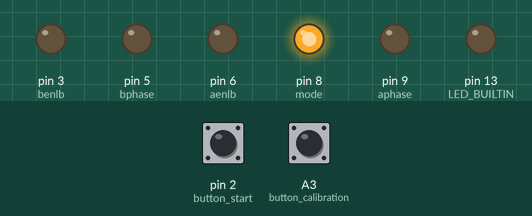
A sketch run on a simulated Arduino Uno, built with avr-gcc and run on an emulated ATmega328P. Shown: output pins drawn as LEDs (lit = HIGH). The test bench sets the inputs (shaded band); at power-on: A3 (button_calibration) LOW, pin 2 (button_start) LOW.

Above: at 1.3 s.
1.4 s: A3 (button_calibration) pulled HIGH for 0.15 s
At 2.6 s:
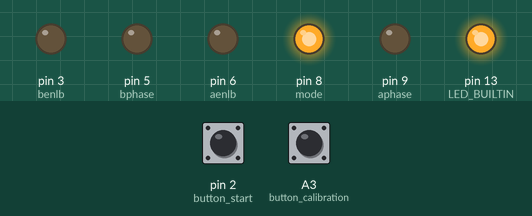
Timing chart, 0 to 12.9 s (numbered marks = the images above; inputs shaded):
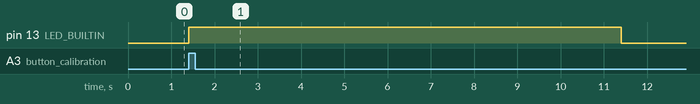

The sketch:

basic__pid_lfr.ino
```cpp
#include <QTRSensors.h>


int aphase = 9;
int aenlb = 6;
int bphase = 5;
int benlb = 3;
int mode = 8;

int P;
int I;
int D;

float Kp = 0.07;
float Ki = 0;
float Kd = 0.7;

int lastError = 0;
boolean onoff = false;

int button_calibration = A3;
int button_start = 2;

QTRSensors qtr;

const uint8_t SensorCount = 8;
uint16_t sensorValues[SensorCount];

void setup() {
  // put your setup code here, to run once:
  qtr.setTypeRC();
  qtr.setSensorPins((const uint8_t[]){10, 11, 12, A0, A1, A2, A4, A5}, SensorCount);
  qtr.setEmitterPin(7);

  pinMode(aphase, OUTPUT);
  pinMode(aenlb, OUTPUT);
  pinMode(bphase, OUTPUT);
  pinMode(benlb, OUTPUT);
  pinMode(mode, OUTPUT);

  pinMode(button_calibration, INPUT);
  pinMode(button_start, INPUT);

  digitalWrite(mode, HIGH);
  delay (500);
  pinMode(LED_BUILTIN, OUTPUT);


  boolean Ok = false;
  while (Ok == false) { // the main function won't start until the robot is calibrated
    if(digitalRead(button_calibration) == HIGH) {
      calibration(); //calibrate the robot for 10 seconds
      Ok = true;
    }
  }
  forward_movement(0, 0); //stop the motors
}
void calibration() {
  digitalWrite(LED_BUILTIN, HIGH);
  for (uint16_t i = 0; i < 400; i++)
  {
    qtr.calibrate();
  }
  digitalWrite(LED_BUILTIN, LOW);
}


void loop() {
  if(digitalRead(button_start) == HIGH) {
    onoff =! onoff;
    if(onoff = true) {
      delay(1000);//a delay when the robot starts
    }
    else {
      delay(50);
    }
  }
  if (onoff == true) {
    PID_control();
  }
  else {
    forward_movement(0,0); //stop the motors
  }
}

void PID_control() {
  uint16_t positionLine = qtr.readLineBlack(sensorValues);
  int error = 3500 - positionLine;

  P = error;
  I = error + I;
  D = error - lastError;
  lastError = error;

  int motorSpeedChange = P*Kp + I*Ki + D*Kd;

  int motorSpeedA = 50 + motorSpeedChange;
  int motorSpeedB = 80 - motorSpeedChange;

  if (motorSpeedA > 100) {
    motorSpeedA = 100;
  }
  if (motorSpeedB > 100) {
    motorSpeedB = 100;
  }
  if (motorSpeedA < -75) {
    motorSpeedA = -75;
  }
  if (motorSpeedB < -75) {
    motorSpeedB = -75;
  }
  forward_movement(motorSpeedA, motorSpeedB);
}

void forward_movement(int speedA, int speedB) {
  if (speedA < 0) {
    speedA = 0 - speedA;
    digitalWrite(aphase, LOW);
    analogWrite(aenlb, speedA);
  }
  else {
    analogWrite(aphase, speedA);
    digitalWrite(aenlb, LOW);

  }
  if (speedB < 0) {
    speedB = 0 - speedB;
   digitalWrite(bphase, LOW);
    analogWrite(benlb, speedB);
  }
  else {
    analogWrite(bphase, speedB);
    digitalWrite(benlb, LOW);

  }

}
```

Measured:
- after the input at 1.4 s, pin 13 (LED_BUILTIN): LOW → HIGH at once, → LOW 10.0 s later
